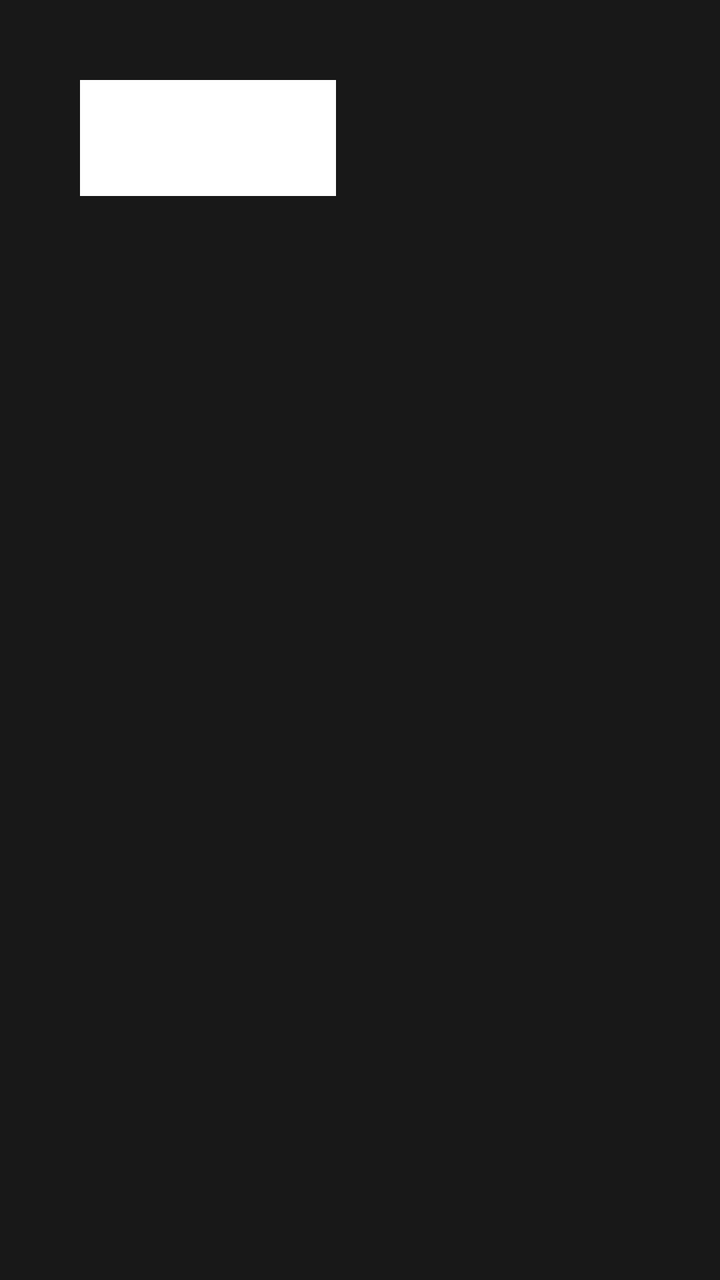
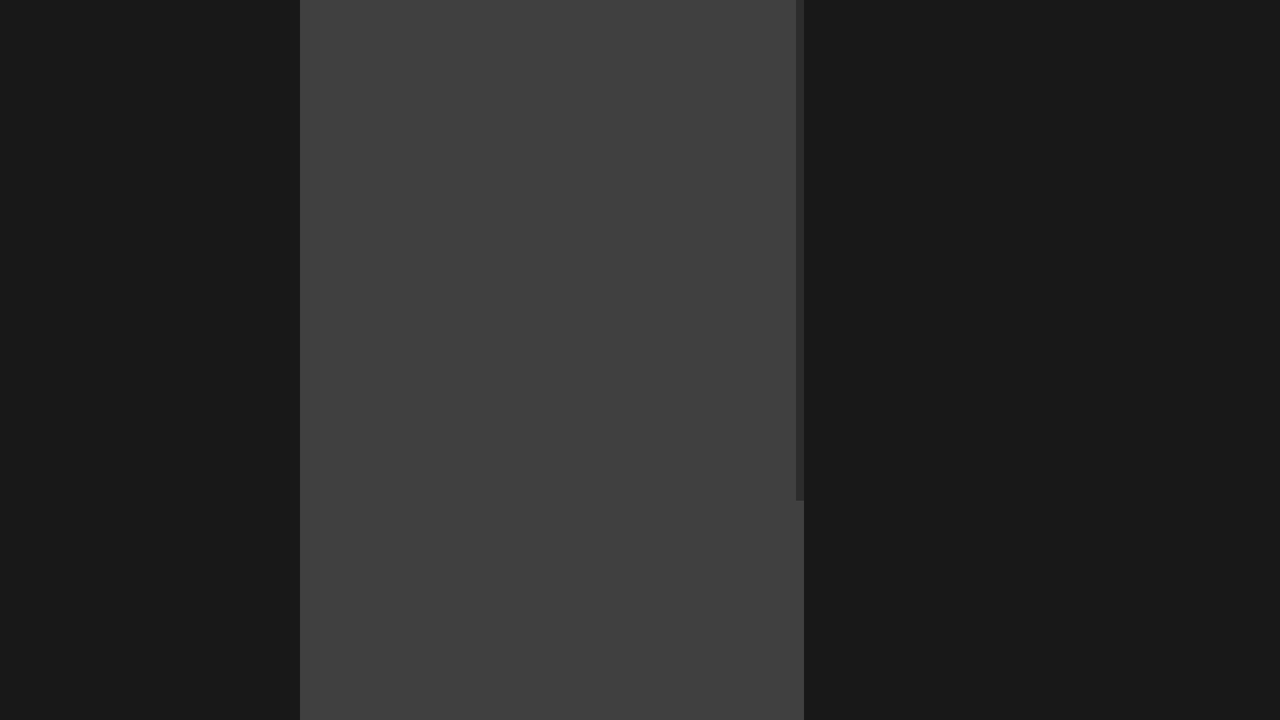

One screen, two layout resources from the same app: the default and the repository's alternative for another configuration. Each is rendered where Android would select it; the XML of both is given below.
<!-- AndroidManifest.xml: application theme Theme.AppKotlin2 -->
<!-- res/layout/activity_resultados.xml -->
<FrameLayout
    xmlns:android="http://schemas.android.com/apk/res/android"
    xmlns:app="http://schemas.android.com/apk/res-auto"
    xmlns:tools="http://schemas.android.com/tools"
    android:layout_width="match_parent"
    android:layout_height="match_parent"
    tools:context=".MainActivity"
    android:background="#181818"
    android:orientation="vertical">

    <TextView
        android:id="@+id/txviewnombre"
        android:layout_width="128dp"
        android:layout_height="58dp"
        android:layout_gravity="start"
        android:layout_marginStart="40dp"
        android:layout_marginLeft="20dp"
        android:layout_marginTop="40dp"
        android:background="#fff"
        android:backgroundTint="#fff"
        android:ems="10"
        tools:ignore="MissingConstraints"
        tools:layout_editor_absoluteY="87dp" />


</FrameLayout>
<!-- resources referenced by this layout -->
<resources>
  <style name="Theme.AppKotlin2" parent="Theme.MaterialComponents.DayNight.NoActionBar">
          
          <item name="colorPrimary">@color/purple_500</item>
          <item name="colorPrimaryVariant">@color/purple_700</item>
          <item name="colorOnPrimary">@color/white</item>
          
          <item name="colorSecondary">@color/teal_200</item>
          <item name="colorSecondaryVariant">@color/teal_700</item>
          <item name="colorOnSecondary">@color/black</item>
          
          <item name="android:statusBarColor" tools:targetApi="l">?attr/colorPrimaryVariant</item>
          
          <item name="colorControlActivated">@color/Red</item>
      </style>
  <color name="purple_500">#FF6200EE</color>
  <color name="purple_700">#FF3700B3</color>
  <color name="white">#FFFFFFFF</color>
  <color name="teal_200">#FF03DAC5</color>
  <color name="teal_700">#FF018786</color>
  <color name="black">#FF000000</color>
  <color name="Red">#f4282e</color>
</resources>
<!-- res/layout-land/activity_resultados.xml (the repository's variant of the layout above) -->
<!-- drawn on the phone turned sideways -->
<?xml version="1.0" encoding="utf-8"?>
<FrameLayout xmlns:android="http://schemas.android.com/apk/res/android"
    xmlns:app="http://schemas.android.com/apk/res-auto"
    xmlns:tools="http://schemas.android.com/tools"
    android:layout_width="match_parent"
    android:layout_height="match_parent"
    tools:context=".Registro"
    android:background="#181818"
    >

    <ScrollView
        android:layout_height="match_parent"
        android:layout_width="wrap_content" >
        <LinearLayout
            android:layout_width="match_parent"
            android:layout_height="460dp"
            android:orientation="vertical">


            <TextView
                android:id="@+id/txviewresults"
                android:layout_width="302dp"
                android:layout_height="470dp"
                android:layout_gravity="center"
                android:layout_marginLeft="100dp"
                android:textColor="#ffff"
                android:padding="20dp"
                android:paddingTop="1000dp"
                android:background="#404040"/>

            <TextView
                android:id="@+id/textmensaje"
                android:layout_width="200dp"
                android:layout_marginLeft="80dp"
                android:layout_marginTop="-120dp"
                android:layout_gravity="center"
                android:textColor="#ffff"
                android:layout_height="38dp"
                />

            <Button
                android:id="@+id/buttonatras2"
                android:layout_width="90dp"
                android:layout_height="wrap_content"
                android:backgroundTint="#f4282e"
                android:text="@string/atras"
                tools:ignore="MissingConstraints" />

        </LinearLayout>

    </ScrollView>




</FrameLayout>
<!-- resources referenced by the variant -->
<!-- as the phone turned sideways resolves them -->
<resources>
  <string name="atras">Atrás</string>
  <style name="Theme.AppKotlin2" parent="Theme.MaterialComponents.DayNight.NoActionBar">
          
          <item name="colorPrimary">@color/purple_500</item>
          <item name="colorPrimaryVariant">@color/purple_700</item>
          <item name="colorOnPrimary">@color/white</item>
          
          <item name="colorSecondary">@color/teal_200</item>
          <item name="colorSecondaryVariant">@color/teal_700</item>
          <item name="colorOnSecondary">@color/black</item>
          
          <item name="android:statusBarColor" tools:targetApi="l">?attr/colorPrimaryVariant</item>
          
          <item name="colorControlActivated">@color/Red</item>
      </style>
  <color name="purple_500">#FF6200EE</color>
  <color name="purple_700">#FF3700B3</color>
  <color name="white">#FFFFFFFF</color>
  <color name="teal_200">#FF03DAC5</color>
  <color name="teal_700">#FF018786</color>
  <color name="black">#FF000000</color>
  <color name="Red">#f4282e</color>
</resources>
